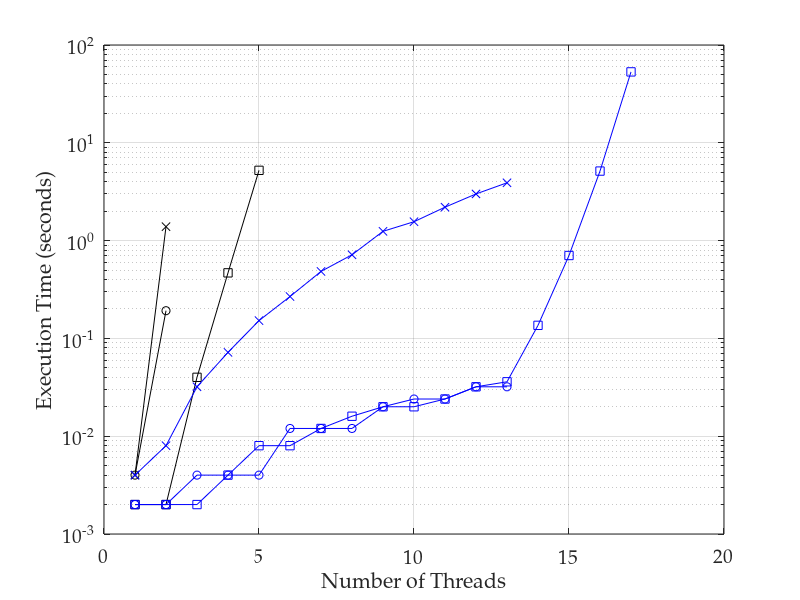

Write MATLAB code to recreate this figure. (Note: this script raises an error after producing the figure.)
%% importing data
transitions = dlmread('fs_time_data.csv', ',', 1, 1);
ss = dlmread('ss.csv', ',', 0, 0);
% convert 0 values to NaNs, as these don't plot
transitions(transitions==0)=nan;
threads = [1:17];
ssthreads= [1:2];

%% plotting lines

semilogy(threads, transitions(:, 1), 'ko-')
hold on
semilogy(ssthreads, ss(:, 2), 'kx-')
semilogy(threads, transitions(:, 3), 'ks-')
semilogy(threads, transitions(:, 4), 'bo-')
semilogy(threads, transitions(:, 5), 'bx-')
semilogy(threads, transitions(:, 6), 'bs-')
hold off
grid on

%% adding axis labels
set(gca, 'FontName', 'Palatino Linotype', 'FontSize', 14);
xlabel('Number of Threads');
ylabel('Execution Time (seconds)')

%% output pdf file
h = figure(1);
h.Units = 'centimeters'; % set figure position to cm
h.Position([3:4]) = [17,12]; % resize figure
Plot2LaTeX( h, 'fs_time_fig' )